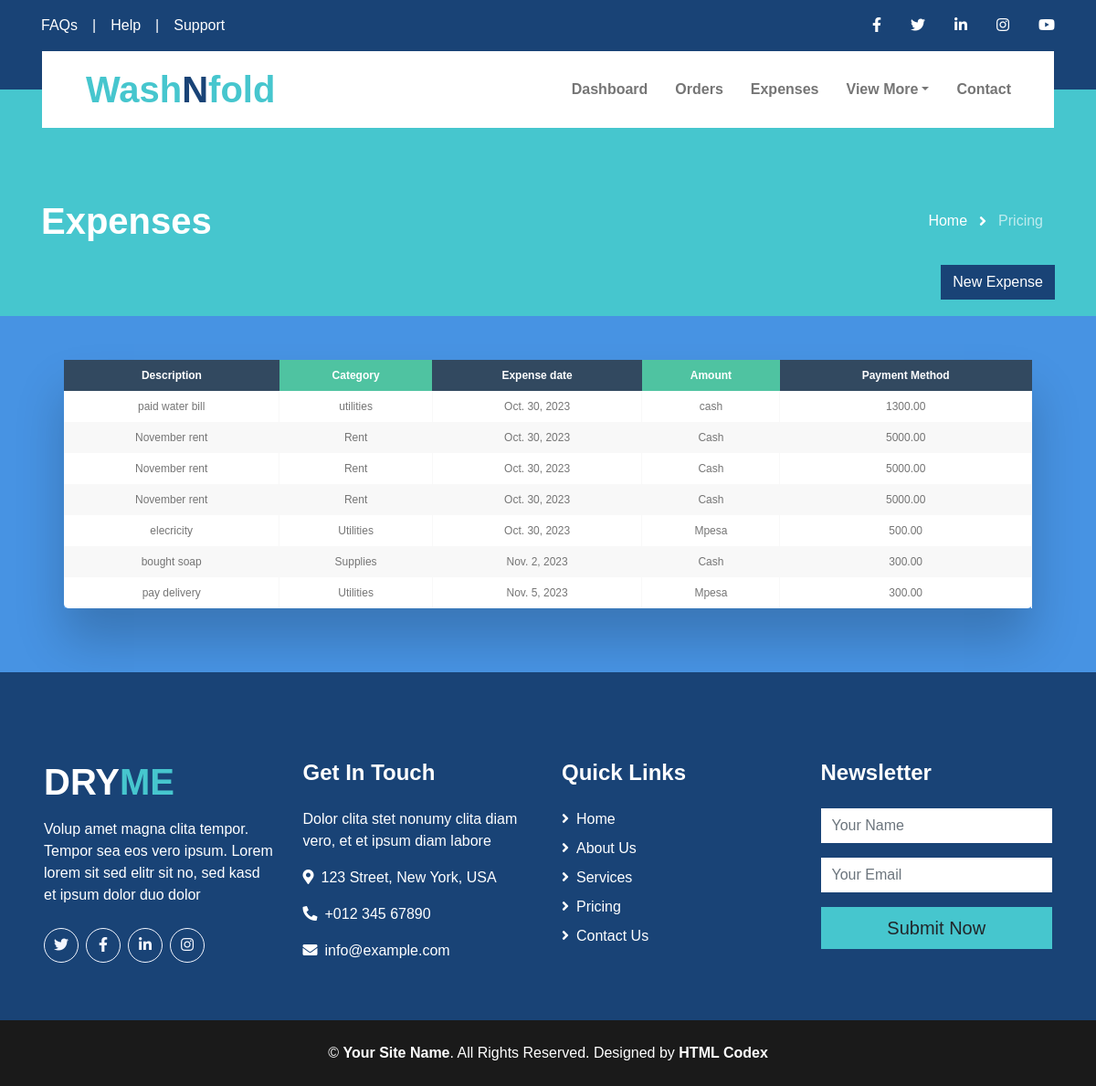
/expenses, run on the app's committed database.
### base/models.py (models this page shows, shortened)
class Expense(models.Model):
    description = models.CharField(max_length=200)
    amount = models.DecimalField(max_digits=10, decimal_places=2)
    expense_date = models.DateField()
    category = models.CharField(max_length=50)
    payment_method = models.CharField(max_length=50)

### base/views.py (the view)
# urls.py: path('expenses',views.Expenses,name='expenses'),
def Expenses(request):
    choices = Category.objects.all().values_list('name','name')
    choice_list = []
    for item in choices:
        choice_list.append(item)
    expenses = Expense.objects.all()
    if request.method == 'POST':
        description = request.POST.get('description')
        expense_date = request.POST.get('expenseDate')
        category = request.POST.get('category')
        payment_method = request.POST.get('paymentMethod')
        amount = request.POST.get('amount')
        expense = Expense(description=description, amount=amount, expense_date=expense_date, category=category, payment_method=payment_method)
        expense.save()
        return redirect('home')  # Redirect to a success page or any other desired URL
    else:
        form = ExpenseForm()
    return render(request,'expenses.html',{'expenses': expenses,'form':form,'choices':choice_list})

### base/forms.py
class ExpenseForm(forms.ModelForm):
    class Meta:
        model = Expense
        fields = ['description', 'amount', 'expense_date', 'category', 'payment_method']
        widgets = {
            'category': forms.Select(choices=choice_list,attrs={'class':'form-control'})
        }

### base/templates/expenses.html (shortened to what this page needs)
{% load static %}
<!DOCTYPE html>
<html lang="en">
<head>
    <link href="https://cdnjs.cloudflare.com/ajax/libs/font-awesome/5.15.0/css/all.min.css" rel="stylesheet">
    <link href="{% static 'base/lib/owlcarousel/assets/owl.carousel.min.css' %}" rel="stylesheet">
    <link href="{% static 'base/css/style.css' %}" rel="stylesheet">
</head>
<body>
    <div class="container-fluid bg-primary py-3">
        <div class="container">
            <div class="row">
                <div class="col-md-6 text-center text-lg-left mb-2 mb-lg-0">
                    <div class="d-inline-flex align-items-center">
                        <a class="text-white pr-3" href="">FAQs</a>
                        <span class="text-white">|</span>
                        <a class="text-white px-3" href="">Help</a>
                        <span class="text-white">|</span>
                        <a class="text-white pl-3" href="">Support</a>
                    </div>
                </div>
                <div class="col-md-6 text-center text-lg-right">
                    <div class="d-inline-flex align-items-center">
                        <a class="text-white px-3" href="">
                            <i class="fab fa-facebook-f"></i>
                        </a>
                        <a class="text-white px-3" href="">
                            <i class="fab fa-twitter"></i>
                        </a>
                        <a class="text-white px-3" href="">
                            <i class="fab fa-linkedin-in"></i>
                        </a>
                        <a class="text-white px-3" href="">
                            <i class="fab fa-instagram"></i>
                        </a>
                        <a class="text-white pl-3" href="">
                            <i class="fab fa-youtube"></i>
                        </a>
                    </div>
                </div>
            </div>
        </div>
    </div>
     <div class="container-fluid position-relative nav-bar p-0">
        <div class="container-lg position-relative p-0 px-lg-3" style="z-index: 9;">
            <nav class="navbar navbar-expand-lg bg-white navbar-light py-3 py-lg-0 pl-3 pl-lg-5">
                <a href="" class="navbar-brand">
                    <h1 class="m-0 text-secondary">Wash<span class="text-primary">N</span>fold</h1>
                </a>
                <div class="collapse navbar-collapse justify-content-between px-3" id="navbarCollapse">
                    <div class="navbar-nav ml-auto py-0">
                        <a href="{% url 'home'%}" class="nav-item nav-link">Dashboard</a>
                        <a href="{% url 'orders'%}" class="nav-item nav-link">Orders</a>
                        <a href="{% url 'expenses'%}" class="nav-item nav-link">Expenses</a>
                        <div class="nav-item dropdown">
                            <a href="#" class="nav-link dropdown-toggle" data-toggle="dropdown">View More</a>
                        </div>
                        <a href="contact.html" class="nav-item nav-link">Contact</a>
                    </div>
                </div>
            </nav>
        </div>
    </div>
    <div class="page-header container-fluid bg-secondary pt-2 pt-lg-5 pb-2 mb-5">
        <div class="container py-5">
            <div class="row align-items-center py-4">
                <div class="col-md-6 text-center text-md-left">
                    <h1 class="mb-4 mb-md-0 text-white">Expenses</h1>
                </div>
                <div class="col-md-6 text-center text-md-right">
                    <div class="d-inline-flex align-items-center">
                        <a class="btn text-white" href="">Home</a>
                        <i class="fas fa-angle-right text-white"></i>
                        <a class="btn text-white disabled" href="">Pricing</a>
                    </div>
                </div>
            </div>
             <button id="myBtn" class="btn btn-primary float-right mb-3">New Expense</div>
    </div>
    <div class="table-wrapper" style="overflow-x:auto;">
        <table class="fl-table">
            <thead>
            <tr>
                <th>Description</th>
                <th>Category</th>
                <th>Expense date</th>
                <th>Amount</th>
                <th>Payment Method</th>
            </tr>
            </thead>
            <tbody>
                {% for expense in expenses %}
                    <tr>
                        <td>{{ expense.description }}</td>
                        <td>{{ expense.category }}</td>
                        <td>{{ expense.expense_date }}</td>
                        <td>{{ expense.payment_method }}</td>
                        <td>{{ expense.amount }}</td>
                    </tr>
                {% endfor %}
        </table>
    </div>
    <div class="container-fluid bg-primary text-white mt-5 pt-5 px-sm-3 px-md-5">
        <div class="row pt-5">
            <div class="col-lg-3 col-md-6 mb-5">
                <a href=""><h1 class="text-secondary mb-3"><span class="text-white">DRY</span>ME</h1></a>
                <p>Volup amet magna clita tempor. Tempor sea eos vero ipsum. Lorem lorem sit sed elitr sit no, sed kasd et ipsum dolor duo dolor</p>
                <div class="d-flex justify-content-start mt-4">
                    <a class="btn btn-outline-light rounded-circle text-center mr-2 px-0" style="width: 38px; height: 38px;" href="#"><i class="fab fa-twitter"></i></a>
                    <a class="btn btn-outline-light rounded-circle text-center mr-2 px-0" style="width: 38px; height: 38px;" href="#"><i class="fab fa-facebook-f"></i></a>
                    <a class="btn btn-outline-light rounded-circle text-center mr-2 px-0" style="width: 38px; height: 38px;" href="#"><i class="fab fa-linkedin-in"></i></a>
                    <a class="btn btn-outline-light rounded-circle text-center mr-2 px-0" style="width: 38px; height: 38px;" href="#"><i class="fab fa-instagram"></i></a>
                </div>
            </div>
            <div class="col-lg-3 col-md-6 mb-5">
                <h4 class="text-white mb-4">Get In Touch</h4>
                <p>Dolor clita stet nonumy clita diam vero, et et ipsum diam labore</p>
                <p><i class="fa fa-map-marker-alt mr-2"></i>123 Street, New York, USA</p>
                <p><i class="fa fa-phone-alt mr-2"></i>+012 345 67890</p>
                <p><i class="fa fa-envelope mr-2"></i>info@example.com</p>
            </div>
            <div class="col-lg-3 col-md-6 mb-5">
                <h4 class="text-white mb-4">Quick Links</h4>
                <div class="d-flex flex-column justify-content-start">
                    <a class="text-white mb-2" href="#"><i class="fa fa-angle-right mr-2"></i>Home</a>
                    <a class="text-white mb-2" href="#"><i class="fa fa-angle-right mr-2"></i>About Us</a>
                    <a class="text-white mb-2" href="#"><i class="fa fa-angle-right mr-2"></i>Services</a>
                    <a class="text-white mb-2" href="#"><i class="fa fa-angle-right mr-2"></i>Pricing</a>
                    <a class="text-white" href="#"><i class="fa fa-angle-right mr-2"></i>Contact Us</a>
                </div>
            </div>
            <div class="col-lg-3 col-md-6 mb-5">
                <h4 class="text-white mb-4">Newsletter</h4>
                <form action="">
                    <div class="form-group">
                        <input type="text" class="form-control border-0" placeholder="Your Name" required="required" />
                    </div>
                    <div class="form-group">
                        <input type="email" class="form-control border-0" placeholder="Your Email" required="required" />
                    </div>
                    <div>
                        <button class="btn btn-lg btn-secondary btn-block border-0" type="submit">Submit Now</button>
                    </div>
                </form>
            </div>
        </div>
    </div>
    <div class="container-fluid bg-dark text-white py-4 px-sm-3 px-md-5">
        <p class="m-0 text-center text-white">
            &copy; <a class="text-white font-weight-medium" href="#">Your Site Name</a>. All Rights Reserved. Designed by
            <a class="text-white font-weight-medium" href="https://htmlcodex.com">HTML Codex</a>
        </p>
    </div>
</body>
</html>

### base/templates/expenses.html (style rules this page uses)
* { box-sizing: border-box; -webkit-box-sizing: border-box; -moz-box-sizing: border-box; }
body { font-family: Helvetica; -webkit-font-smoothing: antialiased; background: rgba( 71, 147, 227, 1); }
.table-wrapper { margin: 10px 70px 70px; box-shadow: 0px 35px 50px rgba( 0, 0, 0, 0.2 ); }
.fl-table { border-radius: 5px; font-size: 12px; font-weight: normal; border: none; border-collapse: collapse; width: 100%; max-width: 100%; white-space: nowrap; background-color: white; }
.fl-table td, .fl-table th { text-align: center; padding: 8px; }
.fl-table td { border-right: 1px solid #f8f8f8; font-size: 12px; }
.fl-table thead th { color: #ffffff; background: #4FC3A1; }
.fl-table thead th:nth-child(odd) { color: #ffffff; background: #324960; }
.fl-table tr:nth-child(even) { background: #F8F8F8; }
body { font-family: Arial, Helvetica, sans-serif; }

### data on the page
Expense: description "paid water bill", category "utilities", expense_date "Oct. 30, 2023", payment_method "cash", amount "1300.00"
Expense: description "November rent", category "Rent", expense_date "Oct. 30, 2023", payment_method "Cash", amount "5000.00"
Expense: description "November rent", category "Rent", expense_date "Oct. 30, 2023", payment_method "Cash", amount "5000.00"
Expense: description "November rent", category "Rent", expense_date "Oct. 30, 2023", payment_method "Cash", amount "5000.00"
Expense: description "elecricity", category "Utilities", expense_date "Oct. 30, 2023", payment_method "Mpesa", amount "500.00"
Expense: description "bought soap", category "Supplies", expense_date "Nov. 2, 2023", payment_method "Cash", amount "300.00"
Expense: description "pay delivery", category "Utilities", expense_date "Nov. 5, 2023", payment_method "Mpesa", amount "300.00"
